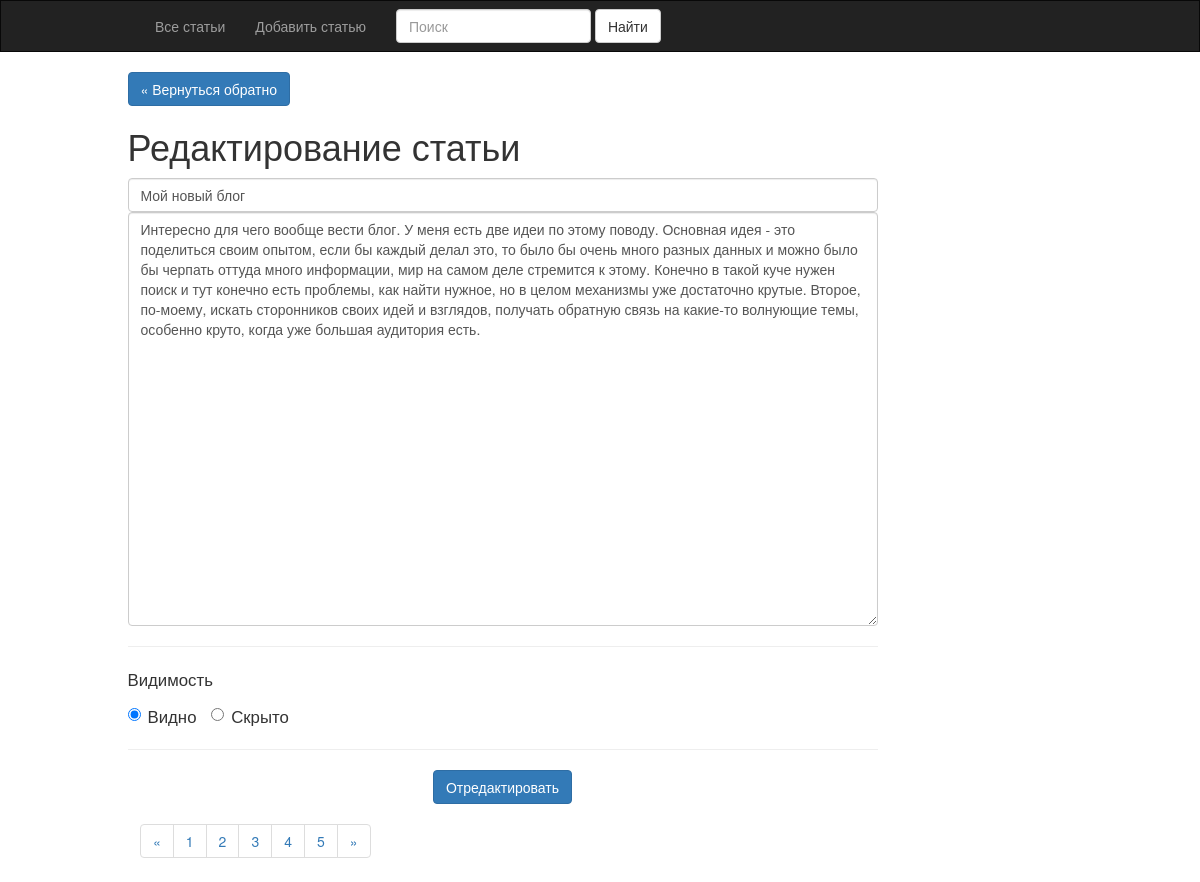
/staff/articles/edit.php?id=1, run on the app's committed database.
### tables this page shows
CREATE TABLE IF NOT EXISTS `articles` (
  `id` int(11) NOT NULL AUTO_INCREMENT,
  `author_id` int(11) NOT NULL,
  `create_date` timestamp NOT NULL DEFAULT CURRENT_TIMESTAMP,
  `last_edit_date` timestamp NULL DEFAULT CURRENT_TIMESTAMP ON UPDATE CURRENT_TIMESTAMP,
  `preview_text` text NOT NULL,
  `full_text` text NOT NULL,
  `subject` varchar(256) NOT NULL,
  `visible` tinyint(1) DEFAULT NULL,
  PRIMARY KEY (`id`)
);

### private/functions.php (called while the page is built, shortened)
<?php
function url_for($script_path) {
  return WWW_ROOT . $script_path;
}
function u($string="") {
  return urlencode($string);
}
function h($string="") {
  return htmlspecialchars($string);
}
?>

### private/classes/databaseobject.class.php (called while the page is built, shortened)
<?php
class DatabaseObject {
     static protected $database;
     static protected $table_name = "";
     static public function set_database($database) {
         self::$database = $database;
     }
     static public function find_by_sql($sql){
         $result = self::$database->query($sql);
         $object_array = [];
         while($record = $result->fetch_assoc()) {
             $object_array[] = static::instantiate($record);
         }
         return $object_array;
     }
     static public function find_by_id($id) {
         $id = self::$database->escape_string($id);
         $sql = "SELECT * FROM " . static::$table_name . " ";
         $sql .= "WHERE id = $id ";
         $object_array = static::find_by_sql($sql);
         if(!empty($object_array)){
             return array_shift($object_array);
         } else {
             return false;
         }
     }
     static protected function instantiate($record) {
         $object = new static;
         foreach($record as $property => $value) {
             if(property_exists($object, $property)) {
                 $object->$property = $value;
             }
         }
         return $object;
     }
}
?>

### public/staff/articles/edit.php (the view, shortened to what this page needs)
<?php
$id = $_GET['id'];
$article = Article::find_by_id($id);
?>
<?php include(SHARED_PATH . '/staff_header.php'); ?>
<div class="main">
    <div class="content container">
      <div class="row">
        <div class="redaktor col-md-8 col-md-offset-1">
            <a class="btn btn-primary" href="<?php echo url_for('/staff/articles/index.php'); ?>">&laquo; Вернуться обратно</a>
              <h1>Редактирование статьи</h1>
              <form action="<?php echo url_for('/staff/articles/edit.php?id=' . h(u($id))); ?>" method="post">
                <?php include('form_fields.php'); ?>
                <div id="operations">
                  <input class="btn btn-primary" type="submit" value="Отредактировать" />
                </div>
              </form>
        </div>
      </div>
    </div>
</div>
<?php include(SHARED_PATH . '/staff_footer.php'); ?>

### public/staff/articles/form_fields.php (shortened to what this page needs)
<input name="article[subject]" type="text" class="form-control" placeholder="Тема поста" value="<?php echo h($article->subject);?>">
<div class="a-content">
    <textarea name="article[full_text]" class="form-control" rows="20" cols="80" placeholder="Ваш текст"><?php echo h($article->full_text);?></textarea>
    <hr>
    <p>Видимость</p>
    <label class="radio-inline">
    <input type="radio" name="article[visible]" id="inlineRadio1" value="1" <?php if($article->visible == 1){echo "checked";}  ?>> Видно
    </label>
    <label class="radio-inline">
    <input type="radio" name="article[visible]" id="inlineRadio2" value="0"<?php if($article->visible == 0){echo "checked";} ?>> Скрыто
    </label>
</div>
<hr>

### public/css/style.css (style rules this page uses)
.a-content { font-size: 1.2em; line-height: 1.5; }
#operations { margin-top: 20px; text-align:center; }

### data on the page
articles: subject "Мой новый блог", full_text "Интересно для чего вообще вести блог. У меня есть две идеи по этому поводу. Основная идея - это поделиться своим опытом, если бы каждый делал это, то было бы очень много разных данных и можно было бы черпать оттуда много информации, мир на самом деле стремится к этому. Конечно в такой куче нужен поиск и тут конечно есть проблемы, как найти нужное, но в целом механизмы уже достаточно крутые. Второе, по-моему, искать сторонников своих идей и взглядов, получать обратную связь на какие-то волнующие темы, особенно круто, когда уже большая аудитория есть.", visible "☑ Видно", visible "☐ Скрыто"
